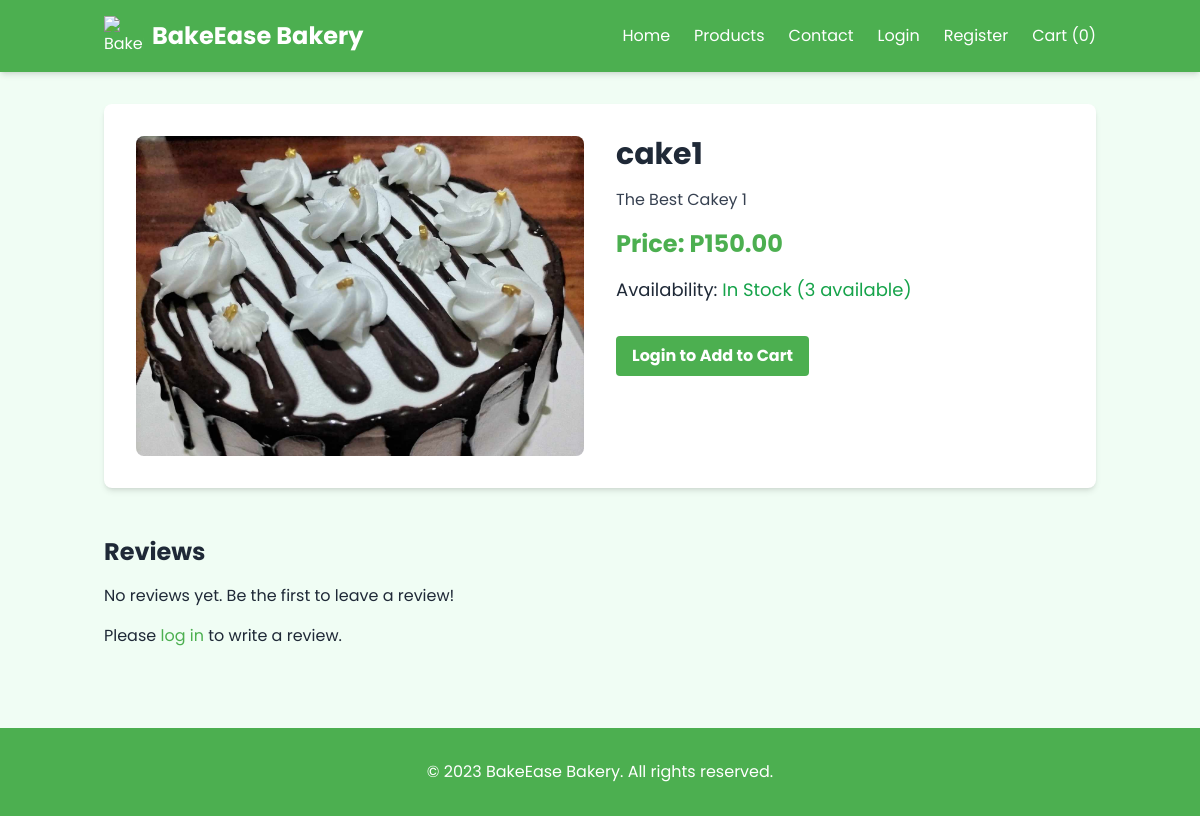
/views/user/product_details.php?id=150, run on the app's committed database.
### tables this page shows
CREATE TABLE `products` (
  `id` int(11) NOT NULL,
  `name` varchar(255) NOT NULL,
  `description` text NOT NULL,
  `price` decimal(10,2) NOT NULL,
  `image` varchar(255) NOT NULL,
  `category_id` int(11) DEFAULT NULL,
  `featured` tinyint(1) DEFAULT 0,
  `quantity` int(11) DEFAULT 0
);

### Classes/Database.php (called while the page is built, shortened)
<?php
class Database {
    private $servername = "localhost";
    private $username = "root";
    private $password = "";
    private $dbname = "bakery_oop";
    public function __construct() {
        $this->conn = new mysqli($this->servername, $this->username, $this->password, $this->dbname);
    }
}
?>

### Classes/Product.php (called while the page is built, shortened)
<?php
require_once "Database.php";
class Product extends Database {
    public function getProduct($productId) {
        $productId = $this->conn->real_escape_string($productId);
        $sql = "SELECT * FROM products WHERE id = '$productId'";
        $result = $this->conn->query($sql);
        return ($result->num_rows == 1) ? $result->fetch_assoc() : null;
    }
}
?>

### views/user/product_details.php (the view, shortened to what this page needs)
<?php
include '../../classes/Product.php';
if (isset($_GET['id'])) {
    $productId = $_GET['id'];
    $productObj = new Product();
    $product = $productObj->getProduct($productId);
    if ($product) {
        $imageBaseUrl = 'http://localhost/bakery_oop/assets/images/';
        $reviews = $productObj->getReviewsForProduct($productId);
        ?>
        <!DOCTYPE html>
        <html lang="en">
        <head>
            <script src="https://cdn.tailwindcss.com"></script>
        </head>
        <body class="bg-green-50 text-gray-800 font-sans">
        <header class="bg-primary text-white shadow-md sticky top-0 z-50">
        <div class="container mx-auto px-4 py-4 flex justify-between items-center">
            <div class="logo flex items-center">
                <img src="https://img.icons8.com/color/48/000000/birthday-cake.png" alt="BakeEase Logo" class="w-10 h-10 mr-2">
                <h1 class="text-2xl font-bold">BakeEase Bakery</h1>
            </div>
            <nav>
                <ul class="flex space-x-6">
                    <li><a href="index.php" class="hover:text-accent transition-colors">Home</a></li>
                    <li><a href="products.php" class="hover:text-accent transition-colors">Products</a></li>
                    <li><a href="contact.php" class="hover:text-accent transition-colors">Contact</a></li>
                    <?php if (isset($_SESSION['user_id'])): ?>
                        <li><a href="profile.php" class="hover:text-accent transition-colors">Profile</a></li>
                        <li><a href="../../actions/actions.logout.php" class="hover:text-accent transition-colors">Logout</a></li>
                    <?php else: ?>
                        <li><a href="../login.php" class="hover:text-accent transition-colors">Login</a></li>
                        <li><a href="register.php" class="hover:text-accent transition-colors">Register</a></li>
                    <?php endif; ?>
                    <li>
                        <a href="cart.php" class="relative hover:text-accent transition-colors">
                            Cart (<span class="cart-count"><?= isset($_SESSION['cart']) ? count($_SESSION['cart']) : 0 ?></span>)
                        </a>
                    </li>
                </ul>
            </nav>
        </div>
    </header>
            <main class="container mx-auto px-4 py-8">
                <section class="product-details bg-white p-8 rounded-lg shadow-md">
                    <div class="grid grid-cols-1 md:grid-cols-2 gap-8">
                        <div class="product-image">
                            <img src="<?= $imageBaseUrl . trim($product['image'], '/') ?>" alt="<?= htmlspecialchars($product['name']) ?>" class="w-full h-80 object-cover rounded-lg">
                        </div>
                        <div class="product-info">
                            <h2 class="text-3xl font-bold mb-4"><?= htmlspecialchars($product['name']) ?></h2>
                            <p class="text-gray-700 mb-4"><?= htmlspecialchars($product['description']) ?></p>
                            <p class="text-2xl font-bold text-primary mb-4">Price: P<?= number_format($product['price'], 2) ?></p>
                            <p class="text-lg mb-4">Availability:
                                <?php if ($product['quantity'] > 0): ?>
                                    <span class="text-green-600">In Stock (<?= $product['quantity'] ?> available)</span>
                                <?php else: ?>
                                    <span class="text-red-600">Out of Stock</span>
                                <?php endif; ?>
                            </p>
                            <?php if ($product['quantity'] > 0): ?>
                                <?php if (isset($_SESSION['user_id'])): ?>
                                    <div class="flex items-center space-x-4">
                                        <input type="hidden" name="product_id" value="<?= $product['id'] ?>" id="product-id-<?= $product['id'] ?>">
                                        <label for="quantity" class="text-lg">Quantity:</label>
                                        <input type="number" name="quantity" id="quantity-<?= $product['id'] ?>" value="1" min="1" class="w-16 px-2 py-1 border rounded focus:outline-none focus:ring-2 focus:ring-primary">
                                        <button type="button" onclick="addToCart(<?= $product['id'] ?>)" class="bg-primary text-white font-bold py-2 px-4 rounded hover:bg-green-600 transition-colors focus:outline-none focus:ring-2 focus:ring-primary">Add to Cart</button>
                                    </div>
                                    <p class="add-to-cart-message-<?= $product['id'] ?> success-message hidden"></p>
                                    <button onclick="goBack()" class="bg-gray-300 hover:bg-gray-400 text-gray-800 font-bold py-2 px-4 rounded inline-flex items-center mt-4">
                                        <svg class="fill-current w-4 h-4 mr-2" xmlns="http://www.w3.org/2000/svg" viewBox="0 0 20 20"><path d="M12.707 5.293a1 1 0 010 1.414L9.414 10l3.293 3.293a1 1 0 01-1.414 1.414l-4-4a1 1 0 010-1.414l4-4a1 1 0 011.414 0z"/></svg>
                                        Back
                                    </button>
                                <?php else: ?>
                                    <a href="../login.php?redirect_to=<?= urlencode($_SERVER['REQUEST_URI']) ?>" class="bg-primary text-white font-bold py-2 px-4 rounded hover:bg-green-600 transition-colors inline-block text-center mt-4">
                                        Login to Add to Cart
                                    </a>
                                <?php endif; ?>
                            <?php else: ?>
                                <p class="text-red-600 font-bold mt-4">Out of Stock</p>
                            <?php endif; ?>
                        </div>
                    </div>
                </section>
              <section class="reviews mt-12">
                    <h3 class="text-2xl font-bold mb-4">Reviews</h3>
                    <?php if (!empty($reviews)): ?>
                        <div class="space-y-4">
                            <?php foreach ($reviews as $review): ?>
                                <div class="review bg-white p-4 rounded-lg shadow-md">
                                    <p><strong><?= htmlspecialchars($review['user_name']) ?></strong> - Rating: <?= $review['rating'] ?>/5</p>
                                    <p class="text-gray-700"><?= htmlspecialchars($review['review']) ?></p>
                                </div>
                            <?php endforeach; ?>
                        </div>
                    <?php else: ?>
                        <p>No reviews yet. Be the first to leave a review!</p>
                    <?php endif; ?>
                    <?php if (isset($_SESSION['user_id'])):
                        $userObj = new User();
                        $hasPurchased = $productObj->hasPurchasedProduct($_SESSION['user_id'], $productId);
                        if ($hasPurchased): ?>
                            <h4 class="text-xl font-bold mt-8">Write a Review</h4>
                            <form method="post" action="../../actions/review-handler.php" class="space-y-4 mt-4">
                                <input type="hidden" name="product_id" value="<?= $productId ?>">
                                <div>
                                    <label for="rating" class="block text-lg font-semibold">Rating (1-5):</label>
                                    <input type="number" name="rating" id="rating" min="1" max="5" required class="w-16 px-2 py-1 border rounded focus:outline-none focus:ring-2 focus:ring-primary">
                                </div>
                                <div>
                                    <label for="review" class="block text-lg font-semibold">Review:</label>
                                    <textarea name="review" id="review" rows="4" required class="w-full px-4 py-2 border rounded focus:outline-none focus:ring-2 focus:ring-primary"></textarea>
                                </div>
                                <button type="submit" name="submit_review" class="bg-primary text-white font-bold py-2 px-4 rounded hover:bg-green-600 transition-colors focus:outline-none focus:ring-2 focus:ring-primary">Submit Review</button>
                            </form>
                        <?php else: ?>
                            <p class="mt-4">You need to purchase this product to leave a review.</p>
                        <?php endif;   ?>
                    <?php else: ?>
                        <p class="mt-4">Please <a href="../login.php" class="text-primary hover:underline">log in</a> to write a review.</p>
                    <?php endif; ?>
                </section>
            </main>
         <footer class="bg-primary text-white mt-12 py-8">
                <div class="container mx-auto px-4">
                    <p class="text-center">© 2023 BakeEase Bakery. All rights reserved.</p>
                </div>
            </footer>
        </body>
        </html>
        <?php
    } else {
        echo "<p>Product not found.</p>";
    }
} else {
    header("Location: products.php");
    exit();
}
?>

### data on the page
products: image (picture), name "cake1", description "The Best Cakey 1", price "150.00", quantity "3"
